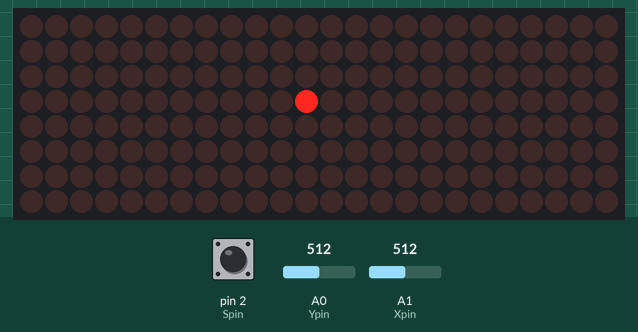
Bench run of a sketch on a simulated Arduino Uno, built with avr-gcc and run on an emulated ATmega328P. Parts: 24×8 LED matrix. The inputs (shaded band) are chosen by the test bench; at power-on: A0 (Ypin) = 512, A1 (Xpin) = 512, pin 2 (Spin) HIGH. What the sketch prints to the serial monitor is not drawn.

Above: at 1.2 s.
1.3 s: A0 (Ypin) set to 962
4.3 s: A0 (Ypin) set to 996
At 5.1 s:
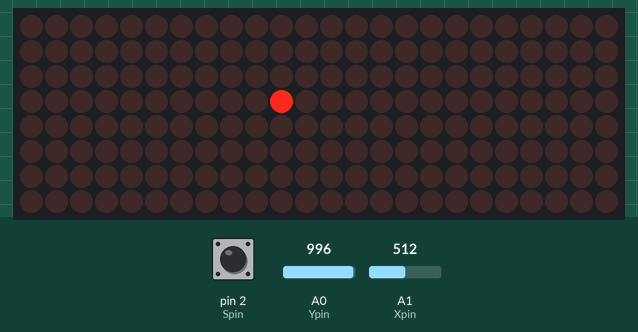
At 6.1 s:
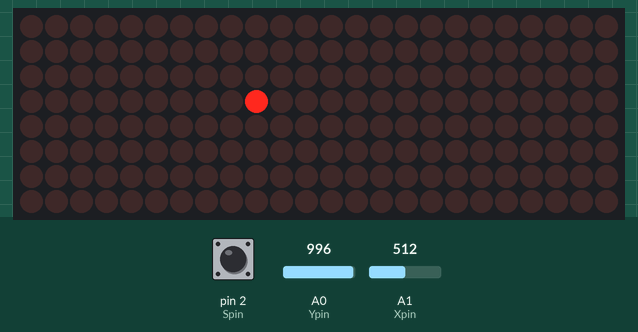
7.3 s: A1 (Xpin) set to 963
10.3 s: A1 (Xpin) set to 994
At 11.0 s:
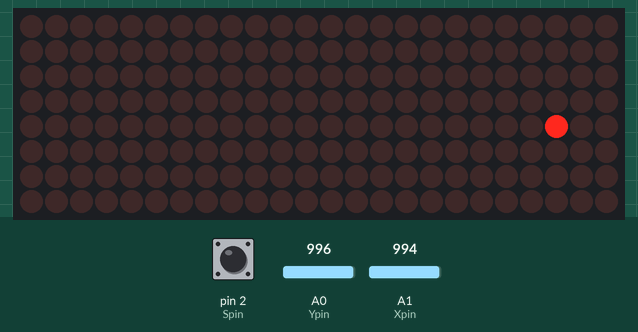
13.3 s: pin 2 (Spin) pulled LOW for 1 s
At 13.7 s:
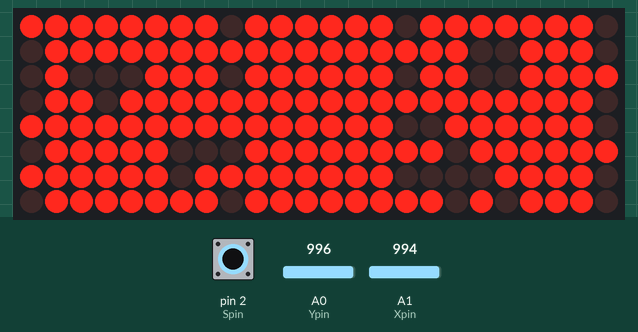
Timing chart, 0 to 14.9 s (numbered marks = the images above; inputs shaded):
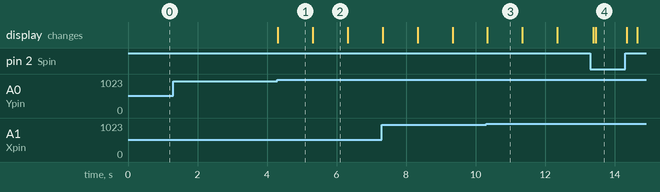

The sketch:

JoyStick_8x8_Patricia_v3LedPanelen.ino
```cpp
#include "LedControl.h"

//DIN 6, CLK 7, CS 5
LedControl lc = LedControl(6, 7, 5, 3);

unsigned long delaytime = 100;

//Declaration Joystick
int Xpin = A1;
int Ypin = A0;
int Spin = 2;
int Xval;
int Yval;
int Sval;

unsigned long prevTime = 0;
int waitJoy = 1000;
int printTime;

int posX = 3;
int posY = 3;
int p = 0;
int addr = 1;

const uint64_t IMAGES[] = {
  0xfebf3efff6e2feff,  //woestijn
  0xfe7ffe7fff7eff7e,
  0x7578fd7e7ff3737f
};
const int IMAGES_LEN = sizeof(IMAGES)/8;


void setup() {
  Serial.begin(9600);

  pinMode (Xpin, INPUT);
  pinMode (Ypin, INPUT);
  pinMode (Spin, INPUT);
  digitalWrite(Spin, HIGH);

  for (int i = 0; i < 3; i++) {
    lc.shutdown(i, false);
    lc.setIntensity(i,2);
    lc.clearDisplay(i);
  }

  setBlokje(addr, posX, posY);

}

void loop() {
  // Joystick
  Xval = analogRead(Xpin);
  Yval = analogRead(Ypin);
  Sval = digitalRead(Spin);

 Serial.println(Sval);

  //Kaartlezen
  if (Sval == LOW) {
    displayMap(0,IMAGES[0]);
    displayMap(1,IMAGES[1]);
    displayMap(2,IMAGES[2]);
  }
  if(Sval == HIGH){
    setBlokje(addr, posX, posY);
  }

  //Positie JoyStick
  if (Xval >= 980 && posX < 7) {
    p = 1;
  }
  else if (Xval < 20 && posX > 0) {
    p = 2;
  }
  else if (Yval >= 980 && posY < 8) {
    p = 3;
  }
  else if (Yval < 20 && posY > -1) {
    p = 4;
  }
  else {
    p = 0;
  }

  if (p) {
    unsigned long currentTime = millis();

    switch (p) {
      case 1:
        printTime = currentTime;

        if (currentTime - prevTime > waitJoy) {
          posX = posX + 1;
          setBlokje(addr, posX, posY);
          prevTime = currentTime;
        }
        break;

      case 2:
        printTime = currentTime;

        if (currentTime - prevTime > waitJoy) {
          posX = posX - 1;
          setBlokje(addr, posX, posY);
          prevTime = currentTime;
        }
        break;

      case 3:
       printTime = currentTime;
        if (currentTime - prevTime > waitJoy) {
          posY = posY - 1;
          if (posY == -1) {
            addr++;
            posY = 7;
          }
          setBlokje(addr, posX, posY);
          prevTime = currentTime;
        }
        break;

      case 4:
         printTime = currentTime;

        if (currentTime - prevTime > waitJoy) {
          posY = posY + 1;
          if (posY == 8) {
            addr--;
            posY = 0;
          }
          setBlokje(addr, posX, posY);
          prevTime = currentTime;
        }
        break;
    }
  }

}


void setBlokje(int addr, int posX, int posY) {
  for (int i = 0; i < 3; i++) {
    lc.clearDisplay(i);
  }
  lc.setLed(addr, posX, posY, true);
 // Serial.print("posX = ");
  //Serial.println(posX);
  //Serial.print("posY = ");
  //Serial.println(posY);
}

void displayMap(int addr, uint64_t image) {
  for (int i = 0; i < 8; i++) {
    byte row = (image >> i * 8) & 0xFF;
    for (int j = 0; j < 8; j++) {
      lc.setLed(addr, i, j, bitRead(row, j));
    }
  }
}
```

Measured:
- the behaviour switches between 979 and 980 on A0 (Ypin) (found by bisection; images 0 and 1)
- the behaviour switches between 979 and 980 on A1 (Xpin) (found by bisection; images 2 and 3)
- after the input at 4.3 s, the display: changes at once (image 1)
- after the input at 10.3 s, the display: changes at once (image 3)
- after the input at 13.3 s, the display: first differs from a run without the input after 0.15 s (image 4)
- what the display in image 1 shows lasts 1.0 s, from 4.3 s to 5.3 s
